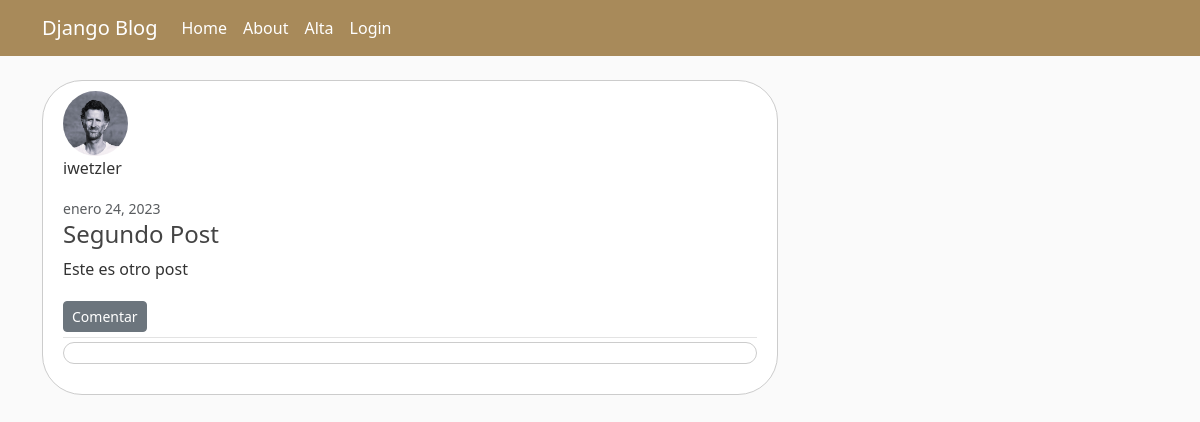
The app's page /post/2/ with its own data.
### blog/models.py (models this page shows, shortened)
class Post(models.Model):
    titulo = models.CharField(max_length= 30)
    contenido = models.TextField()
    fecha = models.DateTimeField(default=timezone.now)
    user = models.ForeignKey(Usuario, on_delete=models.CASCADE)

### usuarios/models.py (models this page shows, shortened)
class Avatar(models.Model):
    imagen = models.ImageField(default = "/avatars/avatarpordefecto.png", upload_to = "avatars")
    user = models.OneToOneField(User, on_delete= models.CASCADE)

### blog/views.py (the view)
# urls.py: path("post/<int:pk>/", PostDetailView.as_view(), name= "post-detail"),
class PostDetailView(DetailView):
    model = Post
    def get_context_data(self, **kwargs):
        context = super().get_context_data(**kwargs)
        context["comentarios"] = Comentario.objects.filter(post = self.kwargs["pk"])
        return context

### blog/templates/blog/post_detail.html (shortened to what this page needs)
{% extends "blog/padre.html" %}
{% block content %}
  <article class="media content-section">
    <img class="rounded-circle article-img" src="{{ post.user.avatar.imagen.url }}">
    <div class="media-body">
      <div class="article-metadata">
        <p class="mr-2" >{{ object.user }}</p>
        <small class="text-muted">{{ object.fecha|date:"F d, Y" }}</small>
        <h4 class="article-title">{{ object.titulo }}</h4>
        <p class="article-content">{{ object.contenido }}</p>
        <div>
              <a class="btn btn-secondary btn-sm mt-1 mb-1" href="{% url 'post-coment' object.id %}">Comentar</a>
          </div>
      </div>
    </div>
    <div class="media-body">
      <article class="media content-section">
        </div>
    </div>
{% endblock content %}

### blog/static/blog/main.css (style rules this page uses)
body { background: #fafafa; color: #333333; margin-top: 5rem; }
h1, h2, h3, h4, h5, h6 { color: #444444; }
.content-section { background: #ffffff; padding: 10px 20px; border: 1px solid #dddddd; border-radius: 3px; margin-bottom: 20px; border: 1px solid #ccc; border-radius: 40px; }
.article-title { color: #444444; }
.article-content { white-space: pre-line; }
.article-img { height: 65px; width: 65px; margin-right: 16px; }
.article-metadata { padding-bottom: 1px; margin-bottom: 4px; border-bottom: 1px solid #e3e3e3 }

### records on screen
Post: user.avatar.imagen (picture), user "iwetzler", fecha "enero 24, 2023", titulo "Segundo Post", contenido "Este es otro post"
